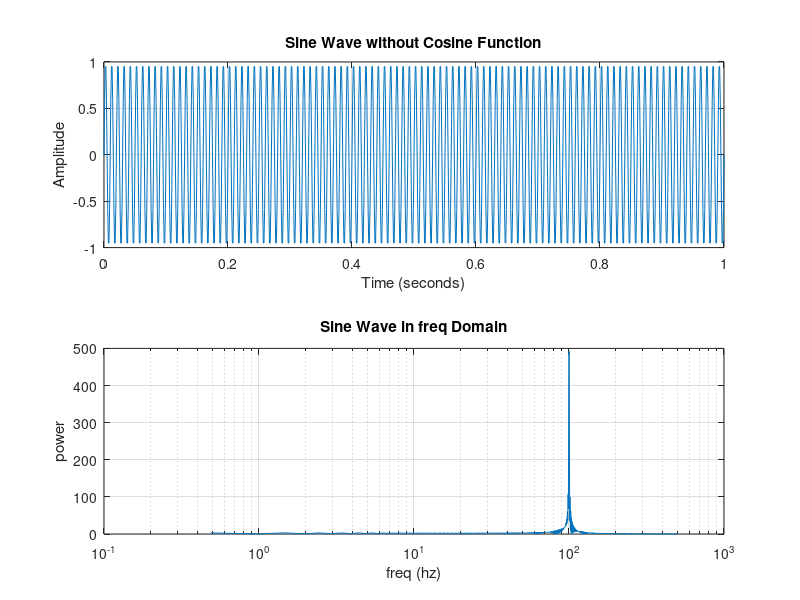

Reproduce this figure in MATLAB.
% Parameters
Fs = 1000;          % Sampling frequency (Hz)
T = 1/Fs;           % Sampling period
t = 0:T:1;          % Time vector from 0 to 1 second
f = 100;              % Frequency of the sine wave (Hz)
nfft = 2048;
% Generate sine wave without using cosine function
y = imag(exp(1i * 2 * pi * f * t));

% Plot
figure;
subplot(2,1,1);
plot(t, y);
title('Sine Wave without Cosine Function');
xlabel('Time (seconds)');
ylabel('Amplitude');
grid on;

Y=fft(y,nfft);
Y=Y(1:nfft/2); %fft symmetric
magY=abs(Y);
f = (0:nfft/2-1)*Fs/nfft;


subplot(2,1,2);
semilogx(f,magY);
title('Sine Wave in freq Domain');
xlabel('freq (hz)');
ylabel('power');

grid on;